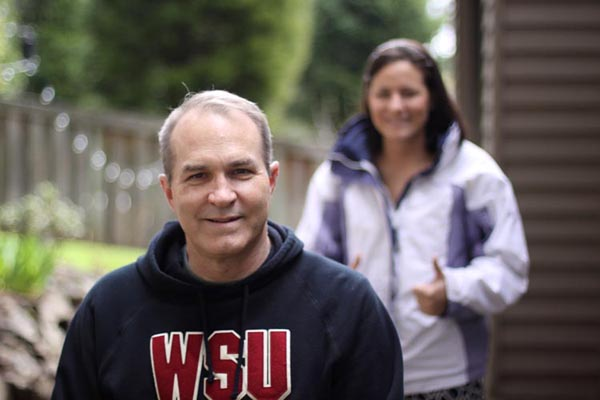
%> input picture Visual Saliency Model (MATLAB)/exampleImage_1.jpg, 600 x 400 px
$ octave --eval "result = focusandcenter(imread('exampleImage_1.jpg'));"   (GNU Octave 9; MATLAB toolbox functions it lacks are replaced by stand-ins)
%> lines starting %> are read from the running program, lines starting %| are printed output that depends on the picture
### Visual Saliency Model (MATLAB)/zigzagscan.m
function out=zigzagscan(in)
[num_rows num_cols]=size(in);
out=zeros(1,num_rows*num_cols);
cur_row=1;	cur_col=1;	cur_index=1;
while cur_row<=num_rows && cur_col<=num_cols
    if cur_row==1 && mod(cur_row+cur_col,2)==0 && cur_col~=num_cols
        out(cur_index)=in(cur_row,cur_col);
		cur_col=cur_col+1;
		cur_index=cur_index+1;
	    elseif cur_row==num_rows && mod(cur_row+cur_col,2)~=0 && cur_col~=num_cols
		out(cur_index)=in(cur_row,cur_col);
		cur_col=cur_col+1;
		cur_index=cur_index+1;
	    elseif cur_col==1 && mod(cur_row+cur_col,2)~=0 && cur_row~=num_rows
		out(cur_index)=in(cur_row,cur_col);
		cur_row=cur_row+1;
		cur_index=cur_index+1;
	    elseif cur_col==num_cols && mod(cur_row+cur_col,2)==0 && cur_row~=num_rows
		out(cur_index)=in(cur_row,cur_col);
		cur_row=cur_row+1;
		cur_index=cur_index+1;
	    elseif cur_col~=1 && cur_row~=num_rows && mod(cur_row+cur_col,2)~=0
		out(cur_index)=in(cur_row,cur_col);
		cur_row=cur_row+1;		cur_col=cur_col-1;
		cur_index=cur_index+1;
	    elseif cur_row~=1 && cur_col~=num_cols && mod(cur_row+cur_col,2)==0
		out(cur_index)=in(cur_row,cur_col);
		cur_row=cur_row-1;		cur_col=cur_col+1;
		cur_index=cur_index+1;
	    elseif cur_row==num_rows && cur_col==num_cols
        out(end)=in(end);
		break
    end;
end;

### Visual Saliency Model (MATLAB)/peakdet.m
function [maxtab, mintab]=peakdet(v, delta, x)

maxtab = [];
mintab = [];

v = v(:);
if nargin < 3
  x = (1:length(v))';
else
  x = x(:);
  if length(v)~= length(x)
    error('Input vectors v and x must have same length');
  end
end

if (length(delta(:)))>1
  error('Input argument DELTA must be a scalar');
end

if delta <= 0
  error('Input argument DELTA must be positive');
end

mn = Inf; mx = -Inf;
mnpos = NaN; mxpos = NaN;

lookformax = 1;

for i=1:length(v)
  this = v(i);
  if this > mx, mx = this; mxpos = x(i); end
  if this < mn, mn = this; mnpos = x(i); end

  if lookformax
    if this < mx-delta
      maxtab = [maxtab ; mxpos mx];
      mn = this; mnpos = x(i);
      lookformax = 0;
    end
  else
    if this > mn+delta
      mintab = [mintab ; mnpos mn];
      mx = this; mxpos = x(i);
      lookformax = 1;
    end
  end
end

### Visual Saliency Model (MATLAB)/ict.m
function [W]= ict(X)

C= [1,1,1,1,1,1,1,1;
   1.5,1.25,0.75,0.375,-0.375,-0.75,-1.25,-1.5;
   1,0.5,-0.5,-1,-1,-0.5,0.5,1;
   1.25,-0.375,-1.5,-0.75,0.75,1.5,0.375,-1.25;
   1,-1,-1,1,1,-1,-1,1;
   0.75,-1.5,0.375,1.25,-1.25,-0.375,1.5,-0.75;
   0.5,-1,1,-0.5,-0.5,1,-1,0.5;
   0.375,-0.75,1.25,-1.5,1.5,-1.25,0.75,-0.375];
W=(double(C)*double(X)*double(C'));

### Visual Saliency Model (MATLAB)/focusandcenter.m

 function sam= focusandcenter(image)
xwidth=0.95;
yheight=xwidth;
focusweight=1.0;

zigzagarray=[1,2,6,7,15,16,28,29;
             3,5,8,14,17,27,30,43;
             4,9,13,18,26,31,42,44;
             10,12,19,25,32,41,45,54;
             11,20,24,33,40,46,53,55;
             21,23,34,39,47,52,56,61;
             22,35,38,48,51,57,60,62;
             36,37,49,50,58,59,63,64];

 pic=image;
%> pic is the input picture: size 400x600x3 uint8; mean R, G, B 101.7, 94.1, 89.8
yuv=rgb2hsv(pic);
%> yuv: size 400x600x3 double; mean H, S, V 0.336, 0.254, 0.424

y=yuv(:,:,3);
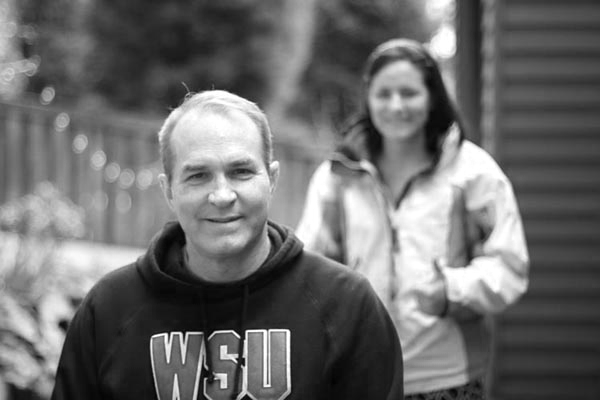
%> y: size 400x600 double; min 0.00784, max 1, mean 0.424
[bm bn] = size(y);

r_bm = rem(bm,8);
r_bn = rem(bn,8);

if r_bm~=0
r_bm=8-r_bm;
else
   r_bm=0;
end;
if r_bn~=0
    r_bn=8-r_bn;
else
   r_bn=0;
end;

y = padarray(y, [r_bm r_bn], 0, 'post');

normaldct = blkproc(y,[8 8],'ict');
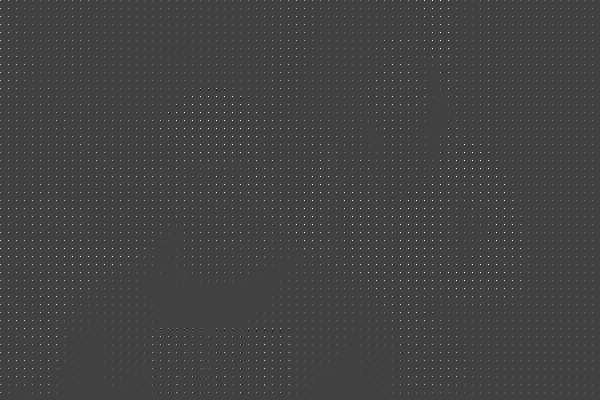
%> normaldct: size 400x600 double; min -22.32, max 64, mean 0.4; drawn with min black and max white
absolutedct=abs(normaldct);
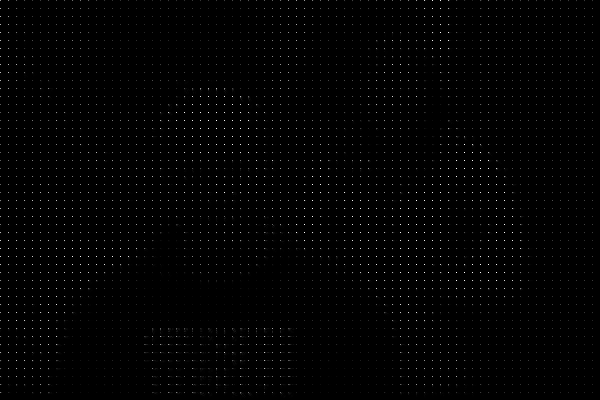
%> absolutedct: size 400x600 double; min 0, max 64, mean 0.5; drawn with min black and max white

[maprow mapcol]=size(absolutedct);
maprowl=(maprow/8);
mapcoll=(mapcol/8);

superblock=zeros(8,8);

tcount=0;


for i=1:1:maprowl
    for j=1:1:mapcoll

            for m=(8*(i-1)+1):1:(8*(i-1)+8)
                for n=(8*(j-1)+1):1:(8*(j-1)+8)
                    superblock((m-(8*(i-1)+1)+1),(n-(8*(j-1)+1)+1))=superblock((m-(8*(i-1)+1)+1),(n-(8*(j-1)+1)+1))+absolutedct(m,n);

                end;
            end;
            tcount=tcount+1;
    end;
end;
%> after the loop, superblock = [101860.3 6476.3 1639 1078.5 560.2 386.8 198.7 354.7; 5471.7 2053.1 775.2 549.9 303.5 195.8 105.7 130.4; 1261.5 686.2 311.4 264.6 124.8 77.32 39.99 56.02; 780.1 457.3 259.5 199.5 101.1 63.02 44.47 54.2; 340 239.1 117.8 90.75 55.26 49.87 33.69 49.16; 267.6 179 74.57 64.58 48 43.64 32.71 42.7; 123 79.82 39.84 43.98 31.42 32.3 21.44 29.87; 287.8 115.2 57.47 54.28 46.7 41.14 29.87 35.53]; tcount = 3750


[sizerow sizecol]=size(absolutedct);
nblks=((sizerow*sizecol)/64);

imageout=zigzagscan(superblock);
%> in zigzagscan, `[num_rows num_cols]=size(in);`: num_rows = 8
%> the loop in zigzagscan, `while cur_row<=num_rows && cur_col<=num_cols` made 64 passes
%> (cur_row, cur_col) on passes 2, 4, 5, 7, 8, 9, 11, 12: (2, 1), (2, 2), (1, 3), (2, 3), (3, 2), (4, 1), (4, 2), (3, 3)
%> after the loop in zigzagscan, `while cur_row<=num_rows && cur_col<=num_cols`: cur_index = 64; cur_row = 8; out = 64 values, max 101860.3 at index 1, min 21.44 at index 60, mean 2026.9
%> imageout has the same summary as out in zigzagscan
imageout=imageout';
imageout(1:64,2)=imageout(1:64,1);
for m=1:1:64
    imageout(m,1)=m;
end;
%> after the loop, imageout = 64 rows, first 12: [1 101860.3; 2 6476.3; 3 5471.7; 4 1261.5; 5 2053.1; 6 1639; 7 1078.5; 8 775.2; 9 686.2; 10 780.1; 11 340; 12 457.3]

[maxtab, mintab] = peakdet(imageout(:,2), 0.0001);
%> in peakdet, `v = v(:);`: v has the same summary as out in zigzagscan
%> in peakdet, `x = (1:length(v))';`: x = 64 values from 1 to 64
%> the loop in peakdet, `for i=1:length(v)` made 64 passes
%> (this, mintab, mx, lookformax) on passes 5, 10, 12, 21, 23: (2053.1, [4 1261.5], 2053.1, 1), (780.1, [4 1261.5; 9 686.2], 780.1, 1), (457.3, [4 1261.5; 9 686.2; 11 340], 457.3, 1), (267.6, [4 1261.5; 9 686.2; 11 340; 13 311.4; 20 239.1], 267.6, 1), (179, [4 1261.5; 9 686.2; 11 340; 13 311.4; 20 239.1; 22 123], 179, 1)
%> after the loop in peakdet, `for i=1:length(v)`: lookformax = 1; maxtab = 20 rows, first 12: [1 101860.3; 5 2053.1; 10 780.1; 12 457.3; 15 560.2; 21 267.6; 23 179; 25 199.5; 29 354.7; 32 101.1; 36 287.8; 39 64.58]; mintab = 20 rows, first 12: [4 1261.5; 9 686.2; 11 340; 13 311.4; 20 239.1; 22 123; 24 117.8; 26 124.8; 31 77.32; 34 74.57; 38 39.84; 40 55.26]; mn = 29.87; mnpos = 63; mx = 35.53; mxpos = 64

[maxtabrow, maxtabcol]=size(maxtab);
%> maxtabrow = 20; maxtabcol = 2

% Exclude some frequency components
%-------------------------------------------------------------------------------------------------------
for i=1:1:maxtabrow
    if (maxtab(i,1)<2) || (maxtab(i,1)>30)
        maxtab(i,1)=0;
    end;
end;
%> this loop made 20 passes
%> after the loop, maxtab = 20 rows, first 12: [0 101860.3; 5 2053.1; 10 780.1; 12 457.3; 15 560.2; 21 267.6; 23 179; 25 199.5; 29 354.7; 0 101.1; 0 287.8; 0 64.58]
increment=0;
primaryfrequencyvalues=zeros(maxtabrow,1);
for i=1:1:maxtabrow
    if maxtab(i,1)~=0
        increment=increment+1;
        primaryfrequencyvalues(increment,1)=maxtab(i,1);
    end;
end;
%> after the loop, primaryfrequencyvalues = 20 values, max 29 at index 8, min 0 at index 9, mean 7
nonzerovaluecount=0;
for  i=1:1:maxtabrow
    if primaryfrequencyvalues(i,1)~=0
        nonzerovaluecount=nonzerovaluecount+1;
    end;
end;

frequencypositions=zeros(nonzerovaluecount,2);
for i=1:1:nonzerovaluecount
    [frequencypositions(i,1),frequencypositions(i,2)]=find(zigzagarray==primaryfrequencyvalues(i,1));
end;
%> this loop made 8 passes
%> after the loop, frequencypositions = [2 2; 4 1; 4 2; 1 5; 6 1; 6 2; 4 4; 1 8]

%-----------------------------------------------------------------------------------------------------------
[fqprow fqpcol]=size(frequencypositions);
%> fqprow = 8; fqpcol = 2
%fqprow= round(fqprow/3);
finalarray=zeros(maprowl,mapcoll);
 for i=1:1:maprowl
     for j=1:1:mapcoll
         sum=0;
         for dctsum=1:1:fqprow
 sum=sum+(absolutedct((8*(i-1)+frequencypositions(dctsum,1)),(8*(j-1)+frequencypositions(dctsum,2))));
         end;
        finalarray(i,j)=sum;
     end;
 end;
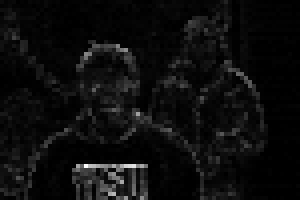
%> finalarray: size 50x75 double (shown 4 times larger); min 0, max 24.63, mean 1.3; drawn with min black and max white


[rowfinalarray colfinalarray] = size(finalarray);

   h=fspecial('gaussian',[12 12],4);
   finalarray=imfilter(finalarray,h,'same','conv');
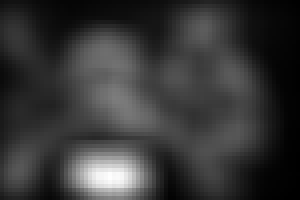
%> finalarray: size 50x75 double (shown 4 times larger); min 0.0261, max 5.53, mean 1.22; drawn with min black and max white

finalarray= finalarray(:,:)*3.0;
max_val = max(max(finalarray));
%> max_val = 16.59
for i=1:1:rowfinalarray
    for j=1:1:colfinalarray
        finalarray(i,j) = ((finalarray(i,j) * 255) / max_val);
    end
end

 sigmax= (xwidth*colfinalarray)/6;
 sigmay= (yheight*rowfinalarray)/6;

dims = [rowfinalarray colfinalarray];
P = [round(dims(1)/2) round(dims(2)/2)];
[Xm Ym] = meshgrid(-P(2):P(2), -P(1):P(1));
gauss = exp(-((( Xm.^2)./(2*sigmax*sigmax))+(( Ym.^2)./(2*sigmay*sigmay))));
cmaxval=max(max(gauss ));
gauss=(gauss/cmaxval)*255;

centerweight=1-focusweight;

salmap= focusweight*(finalarray)+centerweight*(double(gauss(1:rowfinalarray,1:colfinalarray)));

 salmap=imresize(salmap,8,'bicubic');
 sam=salmap;

$ run again, on Visual Saliency Model (MATLAB)/exampleImage_3.jpeg
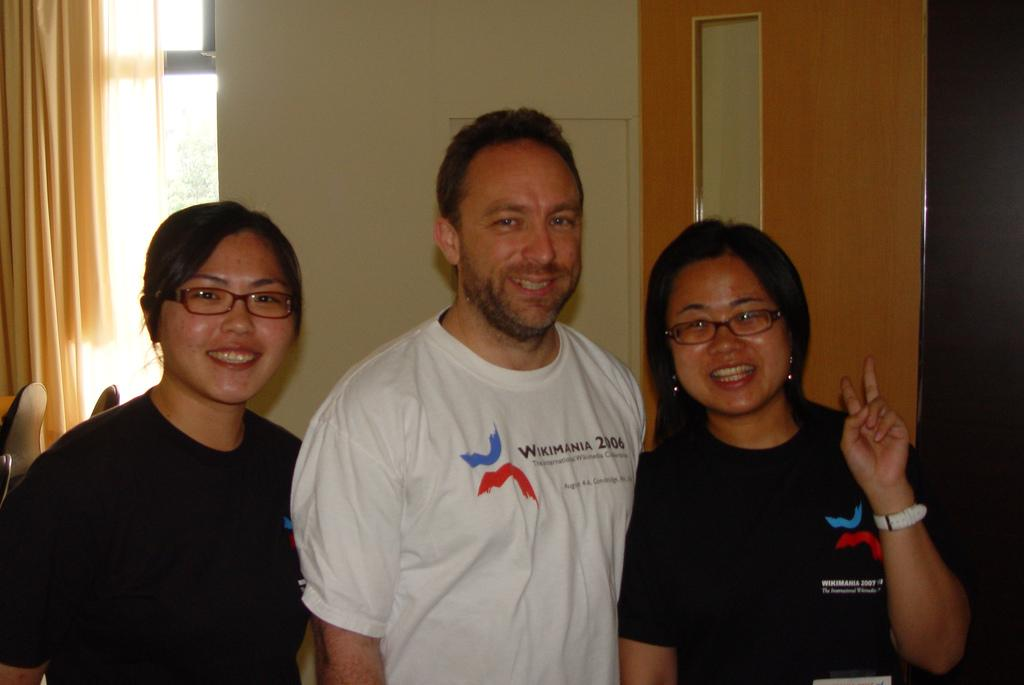
%> input picture Visual Saliency Model (MATLAB)/exampleImage_3.jpeg, 1024 x 685 px
%> in focusandcenter, pic is the input picture: size 685x1024x3 uint8; mean R, G, B 98.1, 78.4, 59.3
%> yuv: size 685x1024x3 double; mean H, S, V 0.225, 0.417, 0.386
%> in focusandcenter, `absolutedct=abs(normaldct);`:
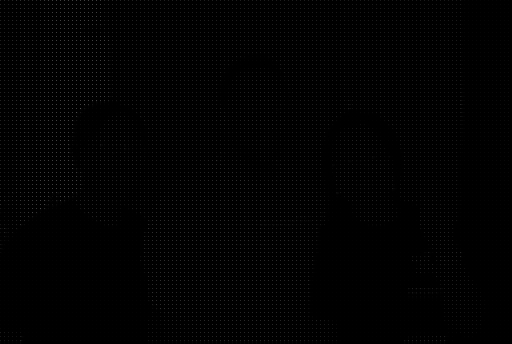
%> absolutedct: size 688x1024 double (shown at 1/2 size); min 0, max 64, mean 0.4; drawn with min black and max white
%> after the loop in focusandcenter, `for i=1:1:maprowl`: superblock = [270474.5 8704.7 2876.9 2149.5 1212.6 796.3 434.5 620.6; 5998.3 2527.5 1054.9 812.1 466.4 298.9 170.8 213.1; 1590.2 862.8 414.6 332.5 166.2 139 85.36 100.5; 1135.8 608.6 313.8 275 140.2 109.7 83.07 110.9; 720.4 336.3 125.3 124.2 88.12 84.82 58.74 93.21; 410.5 186.9 94.21 102.3 76.26 73.75 59.26 77.82; 288.4 108.9 62.83 70.56 53.91 57.92 38.51 54.04; 539.7 167.7 88.86 94.1 81.12 69.99 49.4 64.95]; tcount = 11008
%> num_rows = 8
%> the loop in zigzagscan, `while cur_row<=num_rows && cur_col<=num_cols` made 64 passes
%> (cur_row, cur_col) on passes 2, 4, 5, 7, 8, 9, 11, 12: (2, 1), (2, 2), (1, 3), (2, 3), (3, 2), (4, 1), (4, 2), (3, 3)
%> after the loop in zigzagscan, `while cur_row<=num_rows && cur_col<=num_cols`: cur_index = 64; cur_row = 8; out = 64 values, max 270474.5 at index 1, min 38.51 at index 60, mean 4841.9
%> in focusandcenter, `imageout=zigzagscan(superblock);`: imageout has the same summary as out in zigzagscan
%> after the loop in focusandcenter, `for m=1:1:64`: imageout = 64 rows, first 12: [1 270474.5; 2 8704.7; 3 5998.3; 4 1590.2; 5 2527.5; 6 2876.9; 7 2149.5; 8 1054.9; 9 862.8; 10 1135.8; 11 720.4; 12 608.6]
%> v has the same summary as out in zigzagscan
%> x = 64 values from 1 to 64
%> the loop in peakdet, `for i=1:length(v)` made 64 passes
%> (this, mintab, mx, lookformax) on passes 5, 10, 14, 20, 25: (2527.5, [4 1590.2], 2527.5, 1), (1135.8, [4 1590.2; 9 862.8], 1135.8, 1), (812.1, [4 1590.2; 9 862.8; 13 414.6], 812.1, 1), (336.3, [4 1590.2; 9 862.8; 13 414.6; 19 313.8], 336.3, 1), (275, [4 1590.2; 9 862.8; 13 414.6; 19 313.8; 24 125.3], 275, 1)
%> after the loop in peakdet, `for i=1:length(v)`: lookformax = 1; maxtab = 18 rows, first 12: [1 270474.5; 6 2876.9; 10 1135.8; 15 1212.6; 21 410.5; 25 275; 29 620.6; 32 140.2; 36 539.7; 39 102.3; 41 109.7; 43 213.1]; mintab = 18 rows, first 12: [4 1590.2; 9 862.8; 13 414.6; 19 313.8; 24 125.3; 26 166.2; 31 139; 34 94.21; 38 62.83; 40 88.12; 42 85.36; 45 83.07]; mn = 49.4; mnpos = 63; mx = 64.95; mxpos = 64
%> maxtabrow = 18; maxtabcol = 2
%> the loop in focusandcenter, `for i=1:1:maxtabrow` made 18 passes
%> after the loop in focusandcenter, `for i=1:1:maxtabrow`: maxtab = 18 rows, first 12: [0 270474.5; 6 2876.9; 10 1135.8; 15 1212.6; 21 410.5; 25 275; 29 620.6; 0 140.2; 0 539.7; 0 102.3; 0 109.7; 0 213.1]
%> after the loop in focusandcenter, `for i=1:1:maxtabrow`: primaryfrequencyvalues = 18 values, max 29 at index 6, min 0 at index 7, mean 5.89
%> the loop in focusandcenter, `for  i=1:1:maxtabrow` made 18 passes
%> the loop in focusandcenter, `for i=1:1:nonzerovaluecount` made 6 passes
%> after the loop in focusandcenter, `for i=1:1:nonzerovaluecount`: frequencypositions = [1 3; 4 1; 1 5; 6 1; 4 4; 1 8]
%> fqprow = 6; fqpcol = 2
%> in focusandcenter, `finalarray=imfilter(finalarray,h,'same','conv');`:
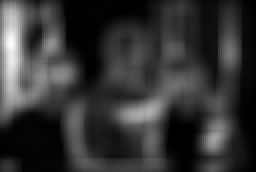
%> finalarray: size 86x128 double (shown 2 times larger); min 0.0167, max 2.6, mean 0.556; drawn with min black and max white
%> max_val = 7.8
